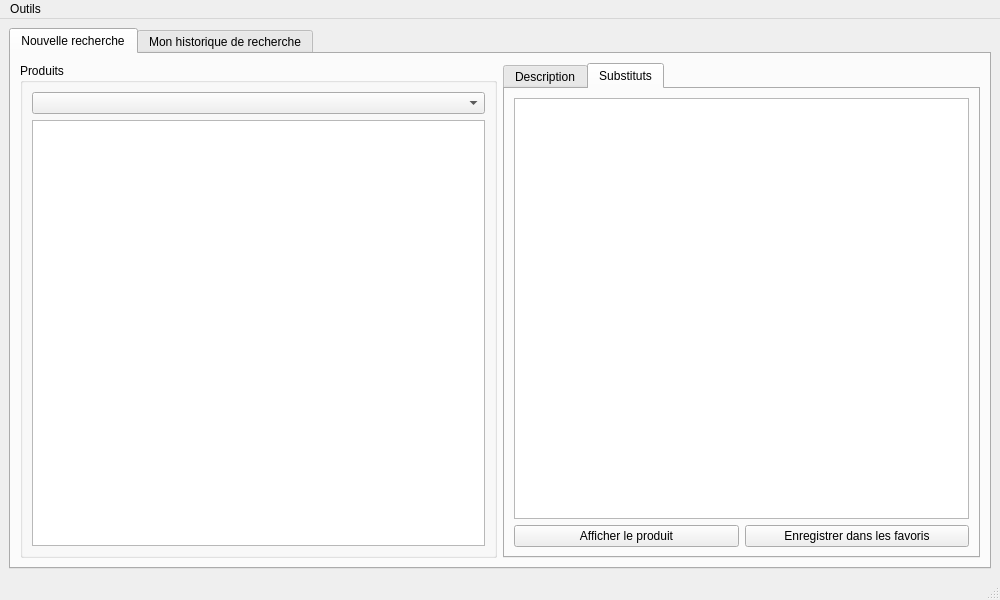
<?xml version="1.0" encoding="UTF-8"?>
<ui version="4.0">
 <class>MainWindow</class>
 <widget class="QMainWindow" name="MainWindow">
  <property name="geometry">
   <rect>
    <x>0</x>
    <y>0</y>
    <width>1000</width>
    <height>600</height>
   </rect>
  </property>
  <property name="windowTitle">
   <string>NutriChecker by @RoroTiti</string>
  </property>
  <widget class="QWidget" name="centralwidget">
   <layout class="QHBoxLayout" name="horizontalLayout">
    <item>
     <widget class="QTabWidget" name="tabWidget">
      <property name="currentIndex">
       <number>0</number>
      </property>
      <widget class="QWidget" name="tab">
       <attribute name="title">
        <string>Nouvelle recherche</string>
       </attribute>
       <layout class="QGridLayout" name="gridLayout">
        <item row="0" column="0">
         <widget class="QGroupBox" name="groupBox">
          <property name="title">
           <string>Produits</string>
          </property>
          <layout class="QGridLayout" name="gridLayout_2">
           <item row="1" column="0">
            <widget class="QComboBox" name="cmb_categories"/>
           </item>
           <item row="2" column="0">
            <widget class="QListView" name="lst_products"/>
           </item>
          </layout>
         </widget>
        </item>
        <item row="0" column="1">
         <widget class="QTabWidget" name="tabWidget_2">
          <property name="currentIndex">
           <number>1</number>
          </property>
          <widget class="QWidget" name="tab_3">
           <attribute name="title">
            <string>Description</string>
           </attribute>
           <layout class="QGridLayout" name="gridLayout_5">
            <item row="0" column="0">
             <widget class="QScrollArea" name="scrollArea">
              <property name="widgetResizable">
               <bool>true</bool>
              </property>
              <widget class="QWidget" name="scrollAreaWidgetContents">
               <property name="geometry">
                <rect>
                 <x>0</x>
                 <y>0</y>
                 <width>450</width>
                 <height>451</height>
                </rect>
               </property>
               <layout class="QGridLayout" name="gridLayout_4">
                <item row="10" column="0">
                 <widget class="QLabel" name="lbl_nutriments">
                  <property name="sizePolicy">
                   <sizepolicy hsizetype="Ignored" vsizetype="Preferred">
                    <horstretch>0</horstretch>
                    <verstretch>0</verstretch>
                   </sizepolicy>
                  </property>
                  <property name="text">
                   <string>TextLabel</string>
                  </property>
                  <property name="textInteractionFlags">
                   <set>Qt::LinksAccessibleByMouse|Qt::TextSelectableByMouse</set>
                  </property>
                 </widget>
                </item>
                <item row="5" column="0">
                 <widget class="QLabel" name="lbl_allergens">
                  <property name="sizePolicy">
                   <sizepolicy hsizetype="Ignored" vsizetype="Preferred">
                    <horstretch>0</horstretch>
                    <verstretch>0</verstretch>
                   </sizepolicy>
                  </property>
                  <property name="text">
                   <string>TextLabel</string>
                  </property>
                  <property name="wordWrap">
                   <bool>true</bool>
                  </property>
                  <property name="textInteractionFlags">
                   <set>Qt::LinksAccessibleByMouse|Qt::TextSelectableByMouse</set>
                  </property>
                 </widget>
                </item>
                <item row="1" column="0">
                 <widget class="QLabel" name="lbl_ingredients">
                  <property name="sizePolicy">
                   <sizepolicy hsizetype="Ignored" vsizetype="Preferred">
                    <horstretch>0</horstretch>
                    <verstretch>0</verstretch>
                   </sizepolicy>
                  </property>
                  <property name="text">
                   <string>TextLabel</string>
                  </property>
                  <property name="wordWrap">
                   <bool>true</bool>
                  </property>
                  <property name="textInteractionFlags">
                   <set>Qt::LinksAccessibleByMouse|Qt::TextSelectableByMouse</set>
                  </property>
                 </widget>
                </item>
                <item row="12" column="0">
                 <spacer name="verticalSpacer">
                  <property name="orientation">
                   <enum>Qt::Vertical</enum>
                  </property>
                  <property name="sizeHint" stdset="0">
                   <size>
                    <width>20</width>
                    <height>40</height>
                   </size>
                  </property>
                 </spacer>
                </item>
                <item row="7" column="0">
                 <widget class="QLabel" name="label_3">
                  <property name="text">
                   <string>&lt;b&gt;Valeurs nutritionnelles pour 100g&lt;/b&gt;</string>
                  </property>
                 </widget>
                </item>
                <item row="2" column="0">
                 <widget class="QLabel" name="lbl_palm_oil">
                  <property name="styleSheet">
                   <string notr="true"/>
                  </property>
                  <property name="text">
                   <string>Contient de l'huile de palme</string>
                  </property>
                  <property name="alignment">
                   <set>Qt::AlignCenter</set>
                  </property>
                 </widget>
                </item>
                <item row="0" column="0">
                 <widget class="QLabel" name="label">
                  <property name="text">
                   <string>&lt;b&gt;Ingrédients&lt;/b&gt;</string>
                  </property>
                 </widget>
                </item>
                <item row="8" column="0">
                 <widget class="QLabel" name="lbl_nutriscore">
                  <property name="text">
                   <string>TextLabel</string>
                  </property>
                  <property name="alignment">
                   <set>Qt::AlignCenter</set>
                  </property>
                 </widget>
                </item>
                <item row="3" column="0" rowspan="2">
                 <widget class="QLabel" name="label_2">
                  <property name="text">
                   <string>&lt;b&gt;Allergènes&lt;/b&gt;</string>
                  </property>
                 </widget>
                </item>
                <item row="9" column="0">
                 <widget class="QLabel" name="lbl_nutriscore_number">
                  <property name="text">
                   <string>TextLabel</string>
                  </property>
                  <property name="alignment">
                   <set>Qt::AlignCenter</set>
                  </property>
                 </widget>
                </item>
               </layout>
              </widget>
             </widget>
            </item>
           </layout>
          </widget>
          <widget class="QWidget" name="tab_4">
           <attribute name="title">
            <string>Substituts</string>
           </attribute>
           <layout class="QGridLayout" name="gridLayout_3">
            <item row="0" column="0" colspan="2">
             <widget class="QTableView" name="table_substitutes">
              <attribute name="verticalHeaderVisible">
               <bool>false</bool>
              </attribute>
             </widget>
            </item>
            <item row="1" column="1">
             <widget class="QPushButton" name="btn_save_substitute">
              <property name="text">
               <string>Enregistrer dans les favoris</string>
              </property>
             </widget>
            </item>
            <item row="1" column="0">
             <widget class="QPushButton" name="btn_show_product">
              <property name="text">
               <string>Afficher le produit</string>
              </property>
             </widget>
            </item>
           </layout>
          </widget>
         </widget>
        </item>
       </layout>
      </widget>
      <widget class="QWidget" name="tab_2">
       <attribute name="title">
        <string>Mon historique de recherche</string>
       </attribute>
      </widget>
     </widget>
    </item>
   </layout>
  </widget>
  <widget class="QMenuBar" name="menuBar">
   <property name="geometry">
    <rect>
     <x>0</x>
     <y>0</y>
     <width>1000</width>
     <height>21</height>
    </rect>
   </property>
   <widget class="QMenu" name="menuOutils">
    <property name="title">
     <string>Outils</string>
    </property>
    <addaction name="action_update"/>
    <addaction name="action_preview"/>
   </widget>
   <addaction name="menuOutils"/>
  </widget>
  <widget class="QStatusBar" name="statusBar"/>
  <action name="action_update">
   <property name="text">
    <string>Mise à jour des données...</string>
   </property>
  </action>
  <action name="action_preview">
   <property name="text">
    <string>Aperçu des données...</string>
   </property>
  </action>
 </widget>
 <resources/>
 <connections/>
</ui>
